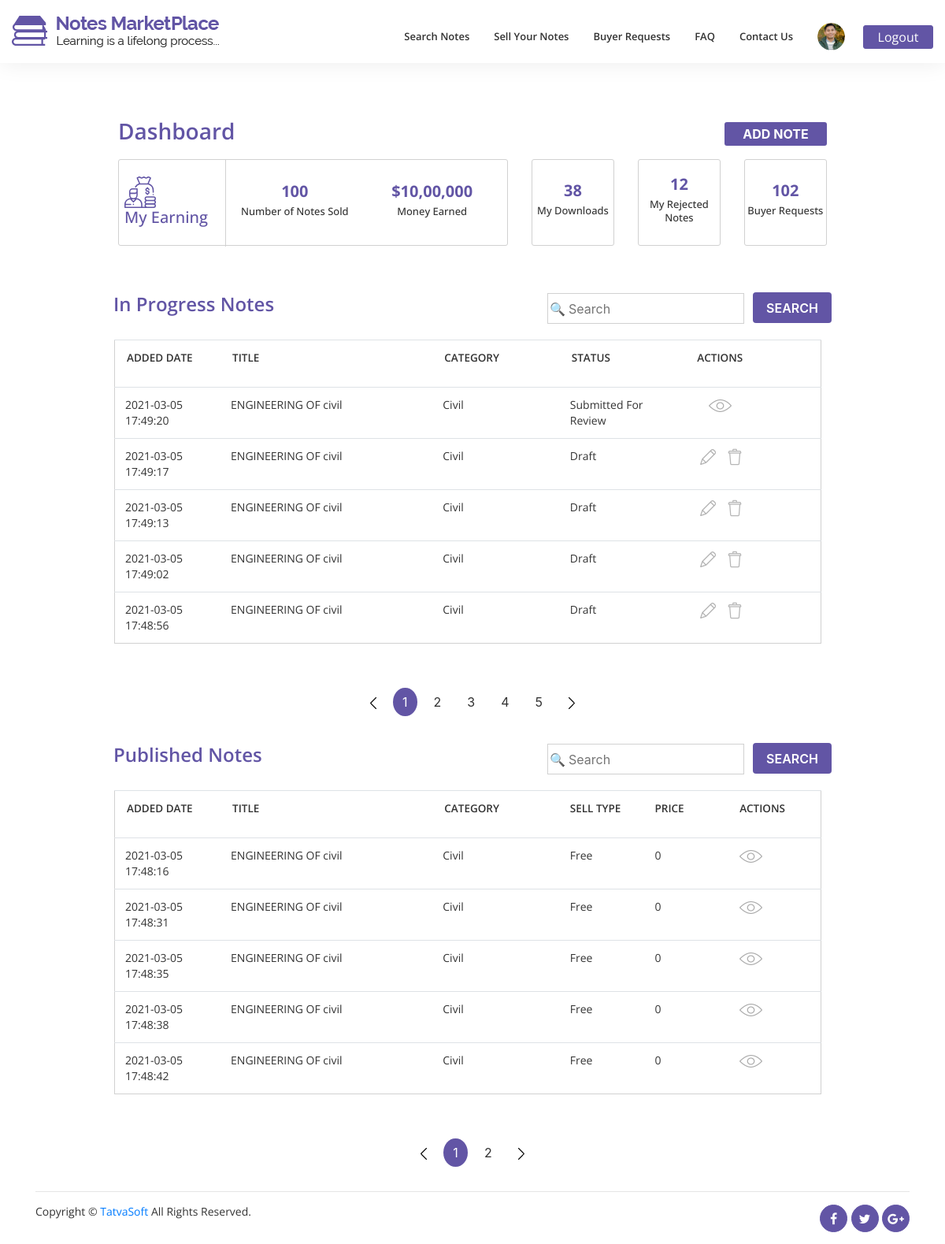
The page /PHP_ASSIGNMENT_1/front/userdashboard.php (signed in) on the database its author committed.
### tables this page shows
CREATE TABLE `seller_notes` (
  `ID` int(11) NOT NULL,
  `SellerID` int(11) NOT NULL,
  `Status` int(11) NOT NULL,
  `ActionedBy` int(11) DEFAULT NULL,
  `AdminRemarks` varchar(500) DEFAULT NULL,
  `PublishedDate` datetime DEFAULT NULL,
  `Title` varchar(100) NOT NULL,
  `Category` int(11) NOT NULL,
  `DisplayPicture` varchar(500) DEFAULT NULL,
  `NoteType` int(11) DEFAULT NULL,
  `NumberofPages` int(11) DEFAULT NULL,
  `Description` varchar(500) NOT NULL,
  `UniversityName` varchar(200) DEFAULT NULL,
  `Country` int(11) DEFAULT NULL,
  `Course` varchar(100) DEFAULT NULL,
  `CourseCode` varchar(100) DEFAULT NULL,
  `Professor` varchar(100) DEFAULT NULL,
  `IsPaid` bit(1) NOT NULL,
  `SellingPrice` decimal(10,0) DEFAULT NULL,
  `NotesPreview` varchar(500) DEFAULT NULL,
  `CreatedDate` datetime DEFAULT current_timestamp(),
  `CreatedBy` int(11) DEFAULT NULL,
  `ModifiedDate` datetime DEFAULT current_timestamp(),
  `ModifiedBy` int(11) DEFAULT NULL,
  `IsActive` bit(1) NOT NULL DEFAULT b'0'
);

CREATE TABLE `note_categories` (
  `ID` int(11) NOT NULL,
  `Name` varchar(100) NOT NULL,
  `Description` varchar(800) NOT NULL,
  `CreatedDate` datetime DEFAULT current_timestamp(),
  `CreatedBy` int(11) DEFAULT NULL,
  `ModifiedDate` datetime DEFAULT current_timestamp(),
  `ModifiedBy` int(11) DEFAULT NULL,
  `IsActive` bit(1) NOT NULL DEFAULT b'0'
);

CREATE TABLE `reference_data` (
  `ID` int(11) NOT NULL,
  `Value` varchar(100) NOT NULL,
  `DataValue` varchar(100) NOT NULL,
  `RefCategory` varchar(100) NOT NULL,
  `CreatedDate` datetime DEFAULT current_timestamp(),
  `CreatedBy` int(11) DEFAULT NULL,
  `ModifiedDate` datetime DEFAULT current_timestamp(),
  `ModifiedBy` int(11) DEFAULT NULL,
  `IsActive` bit(1) NOT NULL DEFAULT b'0'
);

### PHP_ASSIGNMENT_1/front/userdashboard.php (the view, shortened to what this page needs)
<?php include 'includes/db.php'; ?>
<!DOCTYPE html>
<html lang="en">
<head>
    <link rel="stylesheet" href="css/fontawesome/css/font-awesome.min.css">
    <link rel="stylesheet" type="text/css" href="css/bootstrap/bootstrap.min.css">
    <link rel="stylesheet" type="text/css" href="css/style.css">
    <link rel="stylesheet" type="text/css" href="css/responsive.css">
</head>
<body>
    <section id="nav-bar">
        <nav class="navbar1 navbar-expand-lg">
            <a class="navbar-brand" href="index.html"><img src="images/user-profile/logo.png" alt="logo"></a>
            <div class="collapse navbar-collapse" id="navbarNav">
                <ul class="navbar-nav ml-auto">
                    <li class="nav-item">
                        <a class="nav-link" href="searchnotes.html">Search Notes</a>
                    </li>
                    <li class="nav-item">
                        <a class="nav-link" href="addnote.html">Sell Your Notes</a>
                    </li>
                    <li class="nav-item">
                        <a class="nav-link" href="buyerrequest.php">Buyer Requests</a>
                    </li>
                    <li class="nav-item">
                        <a class="nav-link" href="faq.html">FAQ</a>
                    </li>
                    <li class="nav-item">
                        <a class="nav-link" href="contactus.html">Contact Us</a>
                    </li>
                    <li class="nav-item">
                        <a class="nav-link" href="#"><img src="images/user-profile/login-image.png" alt="login image"></a>
                    </li>
                    <li class="nav-item">
                        <a href="logout.php"><button type="button" class="btn btn-primary btn_login">Logout</button></a>
                    </li>
                </ul>
            </div>
        </nav>
    </section>
    <div id="dashboard-stats" class="box">
        <div class="container-fluid">
            <div class="row">
                <div class="col-md-6 col-6">
                    <h2>Dashboard</h2>
                </div>
                <div class="col-md-6 col-6 text-right">
                    <a href="addnote.php"><button>Add Note</button></a>
                </div>
            </div>
            <div class="row" id="stats">
                <div class="col-lg-6 col-md-12">
                    <div id="stats-left">
                        <div class="row">
                            <div class="col-md-4 state-head stats-text">
                                <div>
                                    <img src="images/dashboard/earning-icon.svg" alt="icon">
                                    <h4>My Earning</h4>
                                </div>
                            </div>
                            <div class="col-md-4 text-center stats-text">
                                <div>
                                    <h4>100</h4>
                                    <h6>Number of Notes Sold</h6>
                                </div>
                            </div>
                            <div class="col-md-4 text-center stats-text">
                                <div>
                                    <h4>$10,00,000</h4>
                                    <h6>Money Earned</h6>
                                </div>
                            </div>
                        </div>
                    </div>
                </div>
                <div class="col-lg-2 col-md-4 text-center">
                    <div class="stat-item stats-text">
                        <div>
                            <h4>38</h4>
                            <h6>My Downloads</h6>
                        </div>
                    </div>
                </div>
                <div class="col-lg-2 col-md-4 text-center">
                    <div class="stat-item stats-text">
                        <div>
                            <h4>12</h4>
                            <h6>My Rejected Notes</h6>
                        </div>
                    </div>
                </div>
                <div class="col-lg-2 col-md-4 text-center">
                    <div class="stat-item stats-text">
                        <div>
                            <h4>102</h4>
                            <h6>Buyer Requests</h6>
                        </div>
                    </div>
                </div>
            </div>
        </div>
    </div>
    <section class="data-table dashboard-table">
        <div class="container table1">
            <div class="row">
                <div class="data-table-intro col-md-6">In Progress Notes</div>
                <form action="userdashboard.php" method="post" class="search-part col-md-6 text-right">
                    <input name="search_value" type="text" placeholder="&#x1F50D; Search">
                    <button name="search" type="submit" class="btn search-btn">Search</button>
                </form>
            </div>
            <div class="row table-data table-responsive">
                <table class="table">
                    <tr class="table-heading text-center">
                        <th class="addeddate" scope="col">ADDED DATE</th>
                        <th class="title" scope="col">TITLE</th>
                        <th class="category" scope="col">CATEGORY</th>
                        <th class="status" scope="col">STATUS</th>
                        <th class="actions" scope="col">ACTIONS</th>
                    </tr>
                    <?php
                    if(isset($_GET['page'])){
                        $page = $_GET['page'];
                        $page =mysqli_real_escape_string($connection,$page);
                        $page = htmlentities($page);
                    }else{
                        $page = 1;
                    }
                    $num_per_page = 05;
                    $start_from = ($page-1) * $num_per_page;
                    $fetch_progress_query = "SELECT seller_notes.ID,seller_notes.Status AS s_id,seller_notes.CreatedDate AS added_date,seller_notes.Title AS title,note_categories.Name AS category,reference_data.Value AS status FROM seller_notes,reference_data,note_categories WHERE seller_notes.Status = reference_data.ID AND seller_notes.Category = note_categories.ID AND seller_notes.Status IN ( 6, 7, 8) ORDER BY seller_notes.CreatedDate DESC LIMIT $start_from,$num_per_page";
                    $progress_notes = mysqli_query($connection,$fetch_progress_query);
                    $fetch_num_query = "SELECT * FROM seller_notes WHERE Status IN ( 6, 7, 8)";
                    $fetch_num = mysqli_query($connection,$fetch_num_query);
                    $total_records = mysqli_num_rows($fetch_num);
                    $total_pages = ceil($total_records / $num_per_page);
                    while ($progress_row = mysqli_fetch_array($progress_notes)) {
                    ?>
                        <tr>
                            <td><?php echo $progress_row["added_date"]; ?></td>
                            <td><?php echo $progress_row["title"]; ?></td>
                            <td><?php echo $progress_row["category"]; ?></td>
                            <td><?php echo $progress_row["status"]; ?></td>
                            <td><?php
                                if( $progress_row["s_id"] == 6 ){ echo '&nbsp;<a href="editnote.php?id_note='.$progress_row["ID"].'"><img src="images/dashboard/edit.png" alt="edit"></a>&nbsp;&nbsp;&nbsp;&nbsp;<a href="deletenote.php?delete_id='.$progress_row["ID"].'"><img src="images/dashboard/delete.png" alt="delete"></a>'; }
                                else{
                                echo '&nbsp;&nbsp;&nbsp;&nbsp;<a href="notedetails.php?note_id='.$progress_row["ID"].'"><img src="images/dashboard/eye.png" alt="view"></a>';
                                }?></td>
                        </tr>
                    <?php
                    };
                    ?>
                </table>
            </div>
            <div class="row">
                <ul class="pagination">
                    <li class="<?php if($page == 1){ echo 'disabled'; }?> page-item">
                        <a class="page-link" href="userdashboard.php?page=<?php echo $page-1 ; ?>" aria-label="Previous">
                            <span aria-hidden="true"><img src="images/dashboard/left-arrow.png" alt="previous"></span>
                        </a>
                    </li>
                    <?php
                        for($i=1;$i<=$total_pages;$i++){
                            ?>
                                <li class="<?php if($page == $i) { echo 'active'; }
                                ?> page-item"><a class="page-link" href="userdashboard.php?page=<?php echo $i ; ?>"><?php echo $i ;?></a></li>
                            <?php
                        }
                    ?>
                    <li class="<?php if($page == $total_pages){ echo 'disabled'; }?> page-item">
                        <a class="page-link" href="userdashboard.php?page=<?php echo $page+1 ; ?>" aria-label="Next">
                            <span aria-hidden="true"><img src="images/dashboard/right-arrow.png" alt="next"></span>
                        </a>
                    </li>
                </ul>
            </div>
        </div>
        <div class="container table2">
            <div class="row">
                <div class="data-table-intro col-md-6">Published Notes</div>
                <form class="search-part col-md-6 text-right">
                    <input type="text" placeholder="&#x1F50D; Search">
                    <button type="button" class="btn search-btn">Search</button>
                </form>
            </div>
            <div class="row table-data table-responsive">
                <table class="table">
                    <tr class="table-heading text-center">
                        <th class="addeddate" scope="col">ADDED DATE</th>
                        <th class="title" scope="col">TITLE</th>
                        <th class="category" scope="col">CATEGORY</th>
                        <th class="selltype" scope="col">SELL TYPE</th>
                        <th class="price" scope="col">PRICE</th>
                        <th class="actions2" scope="col">ACTIONS</th>
                    </tr>
                    <?php
                    if(isset($_GET['page1'])){
                        $page1 = $_GET['page1'];
                        $page1 =mysqli_real_escape_string($connection,$page1);
                        $page1 = htmlentities($page1);
                    }else{
                        $page1 = 1;
                    }
                    $num_per_page1 = 05;
                    $start_from1 = ($page1-1) * $num_per_page1;
                    $fetch_progress_query1 = "SELECT seller_notes.ID,seller_notes.CreatedDate AS added_date , seller_notes.Title AS title , note_categories.Name AS category , seller_notes.IsPaid AS ispaid , seller_notes.SellingPrice AS price FROM seller_notes, note_categories WHERE seller_notes.Category = note_categories.ID AND seller_notes.Status = 9 LIMIT $start_from1,$num_per_page1";
                    $progress_notes1 = mysqli_query($connection,$fetch_progress_query1);
                    $fetch_num_query1 = "SELECT * FROM seller_notes WHERE Status = 9";
                    $fetch_num1 = mysqli_query($connection,$fetch_num_query1);
                    $total_records1 = mysqli_num_rows($fetch_num1);
                    $total_pages1 = ceil($total_records1 / $num_per_page1);
                    while ($progress_row1 = mysqli_fetch_array($progress_notes1)) {
                    ?>
                        <tr>
                            <td><?php echo $progress_row1["added_date"]; ?></td>
                            <td><?php echo $progress_row1["title"]; ?></td>
                            <td><?php echo $progress_row1["category"]; ?></td>
                            <td><?php if($progress_row1["ispaid"] == 1)
                                        {
                                            echo "Paid";
                                        }else
                                        {
                                            echo "Free";
                                        }
                                ?>
                            </td>
                            <td><?php echo $progress_row1["price"]; ?></td>
                            <td><a href="notedetails.php?note_id=<?php echo $progress_row1['ID'] ; ?>"><img src="images/dashboard/eye.png" alt="view"></a></td>
                        </tr>
                    <?php
                    };
                    ?>
                </table>
            </div>
            <div class="row">
                <ul class="pagination">
                    <li class="<?php if($page1 == 1){ echo 'disabled'; }?> page-item">
                        <a class="page-link" href="userdashboard.php?page1=<?php echo $page1-1 ; ?>" aria-label="Previous">
                            <span aria-hidden="true"><img src="images/dashboard/left-arrow.png" alt="previous"></span>
                        </a>
                    </li>
                    <?php
                        for($i=1;$i<=$total_pages1;$i++){
                            ?>
                                <li class="<?php if($page1 == $i) { echo 'active'; }
                                ?> page-item"><a class="page-link" href="userdashboard.php?page1=<?php echo $i ; ?>"><?php echo $i ;?></a></li>
                            <?php
                        }
                    ?>
                    <li class="<?php if($page1 == $total_pages1){ echo 'disabled'; }?> page-item">
                        <a class="page-link" href="userdashboard.php?page1=<?php echo $page1+1 ; ?>" aria-label="Next">
                            <span aria-hidden="true"><img src="images/dashboard/right-arrow.png" alt="next"></span>
                        </a>
                    </li>
                </ul>
            </div>
        </div>
    </section>
    <section class="footer">
        <div class="container">
            <hr>
            <div class="row">
                <div class="col-md-6 footer_content">
                    <p>Copyright © <a href="https://www.tatvasoft.com/">TatvaSoft</a> All Rights Reserved.</p>
                </div>
                <div class="col-md-6 footer_social text-right">
                    <ul class="social-list">
                        <li><a href="#">
                                <i class="fa fa-facebook"></i>
                            </a></li>
                        <li><a href="#">
                                <i class="fa fa-twitter"></i>
                            </a></li>
                        <li><a href="#">
                                <i class="fa fa-google-plus"></i>
                            </a></li>
                    </ul>
                </div>
            </div>
        </div>
    </section>
</body>
</html>

### rows shown on the page
seller_notes: CreatedDate "2021-03-05 17:49:20", Title "ENGINEERING OF civil", Category.Name "Civil", Status.Value "Submitted For Review"
seller_notes: CreatedDate "2021-03-05 17:49:17", Title "ENGINEERING OF civil", Category.Name "Civil", Status.Value "Draft"
seller_notes: CreatedDate "2021-03-05 17:49:13", Title "ENGINEERING OF civil", Category.Name "Civil", Status.Value "Draft"
seller_notes: CreatedDate "2021-03-05 17:49:02", Title "ENGINEERING OF civil", Category.Name "Civil", Status.Value "Draft"
seller_notes: CreatedDate "2021-03-05 17:48:56", Title "ENGINEERING OF civil", Category.Name "Civil", Status.Value "Draft"
seller_notes: CreatedDate "2021-03-05 17:48:16", Title "ENGINEERING OF civil", Category.Name "Civil", IsPaid "Free", SellingPrice "0"
seller_notes: CreatedDate "2021-03-05 17:48:31", Title "ENGINEERING OF civil", Category.Name "Civil", IsPaid "Free", SellingPrice "0"
seller_notes: CreatedDate "2021-03-05 17:48:35", Title "ENGINEERING OF civil", Category.Name "Civil", IsPaid "Free", SellingPrice "0"
seller_notes: CreatedDate "2021-03-05 17:48:38", Title "ENGINEERING OF civil", Category.Name "Civil", IsPaid "Free", SellingPrice "0"
seller_notes: CreatedDate "2021-03-05 17:48:42", Title "ENGINEERING OF civil", Category.Name "Civil", IsPaid "Free", SellingPrice "0"
